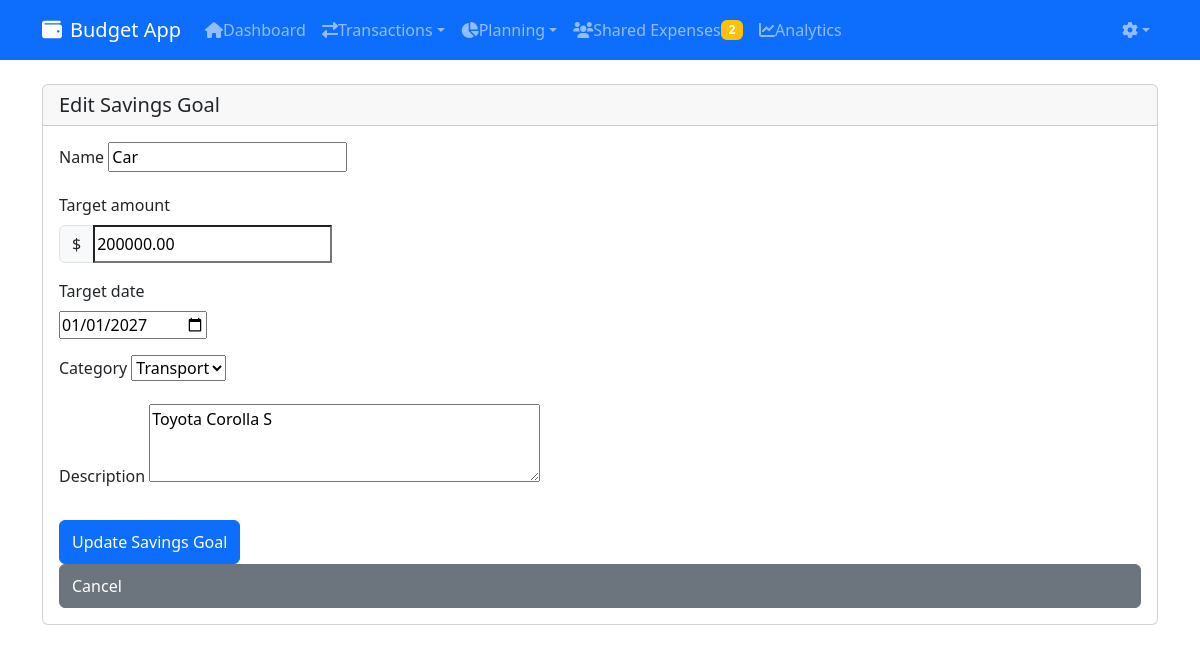
Page /savings-goals/2/edit/ (signed in) on the committed database.
### core/models.py (models this page shows, shortened)
class SavingsGoal(models.Model):
    STATUS_CHOICES = [
        ('in_progress', 'In Progress'),
        ('completed', 'Completed'),
        ('paused', 'Paused')
    ]
    user = models.ForeignKey(User, on_delete=models.CASCADE)
    name = models.CharField(max_length=100)
    target_amount = models.DecimalField(max_digits=10, decimal_places=2, validators=[MinValueValidator(Decimal('0.01'))])
    current_amount = models.DecimalField(max_digits=10, decimal_places=2, default=Decimal('0.00'))
    target_date = models.DateField()
    category = models.ForeignKey(Category, on_delete=models.SET_NULL, null=True, blank=True)
    description = models.TextField(blank=True)
    status = models.CharField(max_length=11, choices=STATUS_CHOICES, default='in_progress')
    created_at = models.DateTimeField(auto_now_add=True)
    updated_at = models.DateTimeField(auto_now=True)
    class Meta:
        ordering = ['target_date']

### core/views.py (the view)
# urls.py: path('savings-goals/<int:pk>/edit/', views.SavingsGoalUpdateView.as_view(), name='savings-goal-update'),
class SavingsGoalUpdateView(LoginRequiredMixin, UpdateView):
    model = SavingsGoal
    form_class = SavingsGoalForm
    template_name = 'core/savings_goal_form.html'
    success_url = reverse_lazy('savings-goal-list')
    def get_form_kwargs(self):
        kwargs = super().get_form_kwargs()
        kwargs['user'] = self.request.user
        return kwargs
    def get_queryset(self):
        return SavingsGoal.objects.filter(user=self.request.user)

### core/forms.py
class SavingsGoalForm(forms.ModelForm):
    class Meta:
        model = SavingsGoal
        fields = ['name', 'target_amount', 'target_date', 'category', 'description']
        widgets = {
            'target_date': forms.DateInput(attrs={'type': 'date'}),
            'description': forms.Textarea(attrs={'rows': 3}),
        }
    def __init__(self, *args, **kwargs):
        user = kwargs.pop('user', None)
        super().__init__(*args, **kwargs)
        if user:
            self.fields['category'].queryset = Category.objects.filter(user=user)
            self.fields['category'].required = False

### core/models.py (called while the page is built)
    def __str__(self):
        return self.name

### core/templates/core/savings_goal_form.html (shortened to what this page needs)
{% extends 'core/base.html' %}
{% block content %}
<div class="card">
    <div class="card-header">
        <h5 class="mb-0">
            {% if form.instance.pk %}
                Edit Savings Goal
            {% else %}
                New Savings Goal
            {% endif %}
        </h5>
    </div>
    <div class="card-body">
        <form method="post" novalidate>
            {% for field in form %}
            <div class="mb-3">
                <label for="{{ field.id_for_label }}" class="form-label">{{ field.label }}</label>
                {% if field.name == 'target_date' or field.name == 'target_amount' %}
                    <div class="input-group">
                        {% if field.name == 'target_amount' %}
                            <span class="input-group-text">$</span>
                        {% endif %}
                        {{ field }}
                    </div>
                {% else %}
                    {{ field }}
                {% endif %}
            </div>
            {% endfor %}
            <div class="mt-4">
                <button type="submit" class="btn btn-primary">
                    {% if form.instance.pk %}
                        Update Savings Goal
                    {% else %}
                        Create Savings Goal
                    {% endif %}
                </button>
                <a href="{% url 'savings-goal-list' %}" class="btn btn-secondary">Cancel</a>
            </div>
        </form>
    </div>
</div>
{% endblock %}

### core/templates/core/base.html (style rules this page uses)
@media (hover: none) { .nav-link, .btn { min-height: 44px; min-width: 44px; display: flex; align-items: center; } }

### rows in the picture
SavingsGoal: form "Car" "Transport" "Toyota Corolla S", form "200000.00" "01/01/2027"

### other values in the picture
{{ pending_count }} "2"
{{ field.label }} "Name" "Target amount" "Target date" "Category" "Description"
